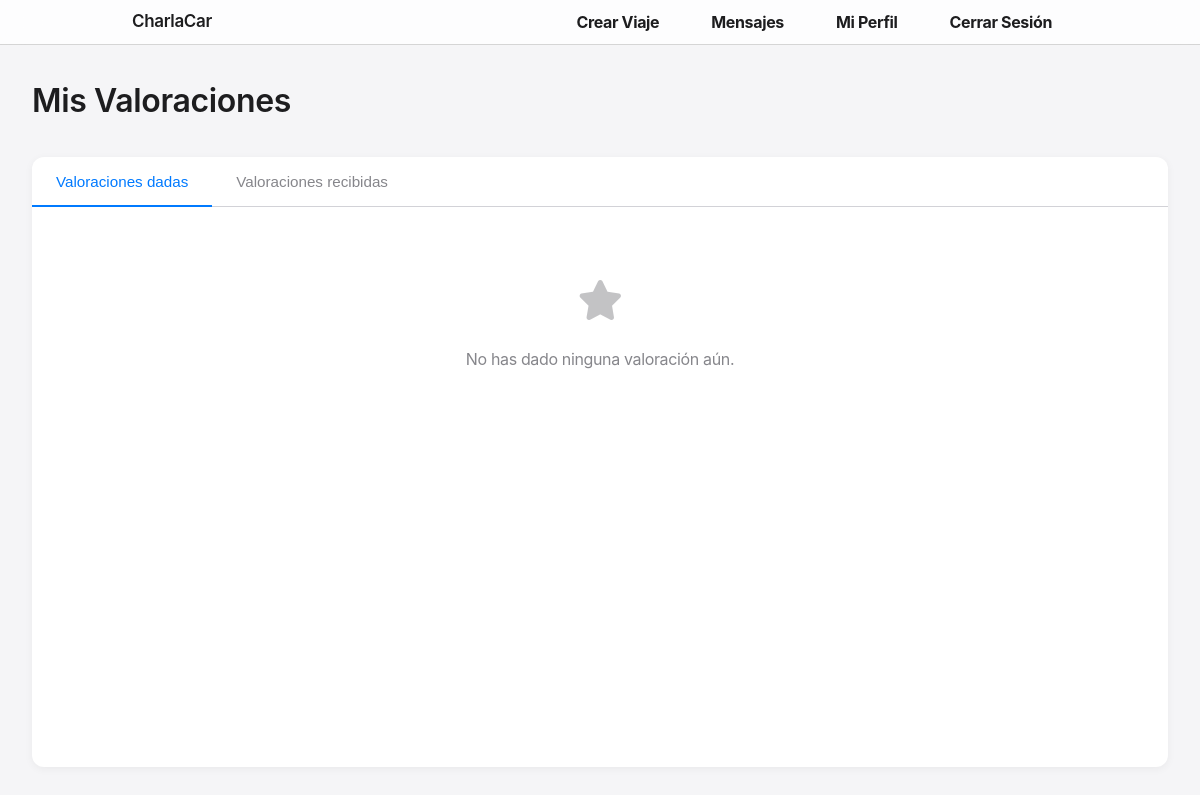
The page /reviews/list/ (signed in) on the database as committed earlier.
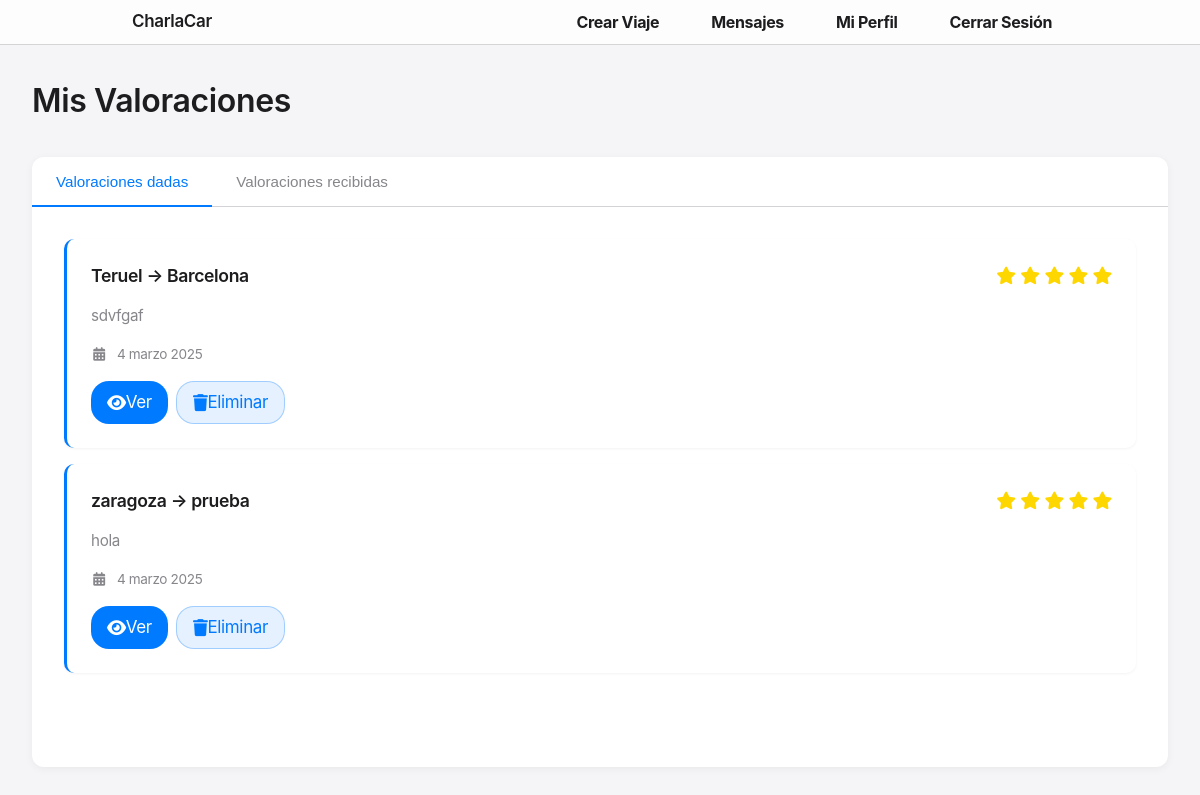
The same page on the database as committed later.
### reviews/models.py (models this page shows, shortened)
class Review(models.Model):
    ride = models.ForeignKey(Ride, on_delete=models.CASCADE, null=True, blank=True)
    user = models.ForeignKey(User, on_delete=models.CASCADE)
    rating = models.PositiveIntegerField(default=1)
    comment = models.TextField(blank=True, null=True)
    created_at = models.DateTimeField(auto_now_add=True)

### rides/models.py (models this page shows, shortened)
class Ride(models.Model):
    driver = models.ForeignKey(User, on_delete=models.CASCADE, related_name='rides_as_driver')
    passengers = models.ManyToManyField(User, related_name='rides_as_passenger', blank=True)
    origin = models.CharField(max_length=100)
    destination = models.CharField(max_length=100)
    departure_time = models.DateTimeField()
    total_seats = models.PositiveIntegerField()
    price = models.DecimalField(max_digits=7, decimal_places=2)

### reviews/views.py (the view)
# urls.py: path('list/', views.list_reviews, name='list'),
@login_required
def list_reviews(request):
    reviews_given = Review.objects.filter(user=request.user).order_by('-created_at')
    reviews_received = Review.objects.filter(
        ride__driver=request.user
    ).exclude(user=request.user).order_by('-created_at')
    context = {
        'reviews_given': reviews_given,
        'reviews_received': reviews_received
    }
    return render(request, 'list_review.html', context)

### reviews/templates/list_review.html (shortened to what this page needs)
{% extends 'base.html' %}
{% load static %}
{% block extra_styles %}
<link rel="stylesheet" href="{% static 'css/pages/profile.css' %}">
<link rel="stylesheet" href="https://cdnjs.cloudflare.com/ajax/libs/font-awesome/6.4.0/css/all.min.css">
{% endblock %}
{% block content %}
<div class="page-container">
    <div class="page-header">
        <h1 class="page-title">Mis Valoraciones</h1>
    </div>
    <div class="tabs-container">
        <div class="tabs-header">
            <button class="tab-button active" data-tab="given">Valoraciones dadas</button>
            <button class="tab-button" data-tab="received">Valoraciones recibidas</button>
        </div>
        <div id="given-tab" class="tab-content active">
            {% if reviews_given %}
                <div class="reviews-grid">
                {% for review in reviews_given %}
                    <div class="review-card">
                        <div class="review-header">
                            <h3 class="review-title">{{ review.ride.origin }} → {{ review.ride.destination }}</h3>
                            <div class="review-rating">
                                {% for i in "12345" %}
                                    {% if forloop.counter <= review.rating %}
                                        <i class="fas fa-star"></i>
                                    {% else %}
                                        <i class="far fa-star"></i>
                                    {% endif %}
                                {% endfor %}
                            </div>
                        </div>
                        <p class="review-comment">{{ review.comment|default:"Sin comentario" }}</p>
                        <div class="review-meta">
                            <i class="fas fa-calendar-alt info-icon"></i> {{ review.created_at|date:"j F Y" }}
                        </div>
                        <div class="review-actions">
                            <a href="{% url 'reviews:detail' review.id %}" class="button button-primary">
                                <i class="fas fa-eye"></i> Ver
                            </a>
                            <a href="{% url 'reviews:delete' review.id %}" class="button button-secondary">
                                <i class="fas fa-trash"></i> Eliminar
                            </a>
                        </div>
                    </div>
                {% endfor %}
                </div>
            {% else %}
                <div class="empty-message">
                    <div class="empty-icon">
                        <i class="fas fa-star"></i>
                    </div>
                    <p>No has dado ninguna valoración aún.</p>
                </div>
            {% endif %}
        </div>
    </div>
</div>
{% endblock %}

Rows that differ between the two databases and show on the page:
added Review: ride.origin "Teruel", ride.destination "Barcelona", rating 7 (drawn), comment "sdvfgaf", created_at "4 marzo 2025"
added Review: ride.origin "zaragoza", ride.destination "prueba", rating 6 (drawn), comment "hola", created_at "4 marzo 2025"
Other text that changed with them:
text no longer shown: "No has dado ninguna valoración aún."
